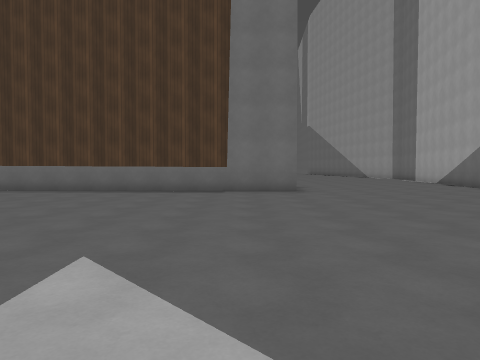
view 1 (above)

18 first-person views from a walk through a level from a Godot 3-D game. The camera is 1.3 m above the floor, tilts 2° down and sees 70° across. The floor is counted in squares, 2 m on a side. Each view is taken from the middle of a square. On the plan, view 1 faces up. The plan holds only what a view shows up to about 10 squares ahead; the rest is blank. The place goes on beyond the plan. Surface patterns are stand-ins for the level's own textures.

view 2
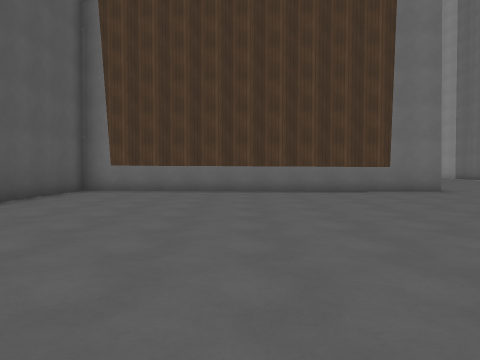

view 3
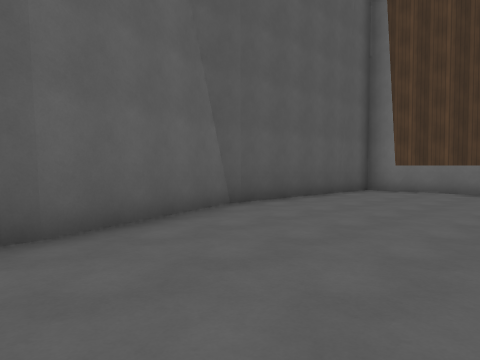

view 4
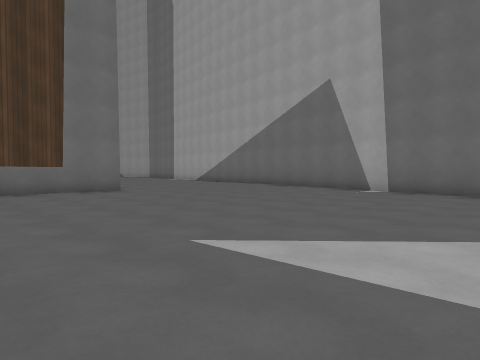

view 5
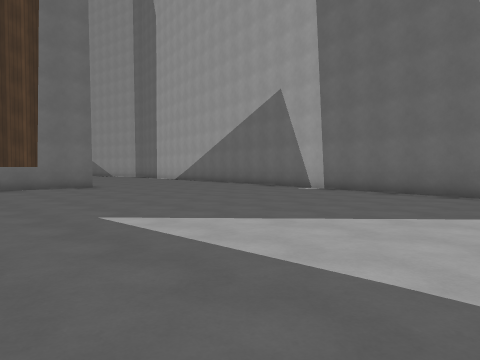

view 6
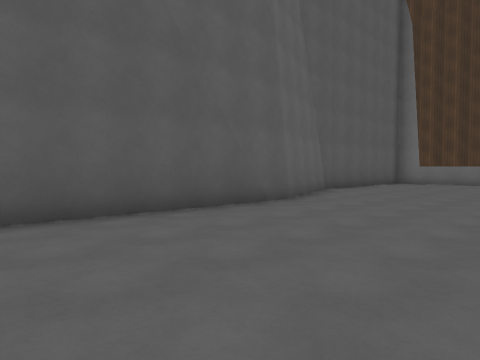

view 7
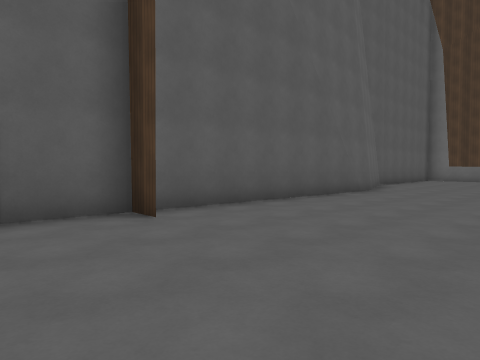

view 8
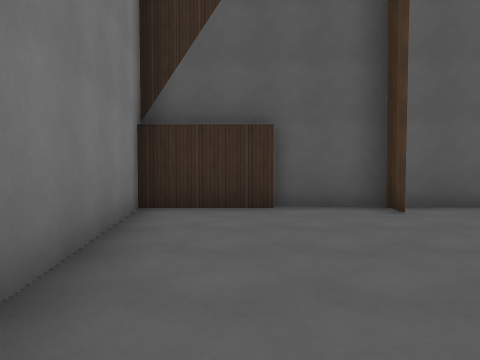

view 9
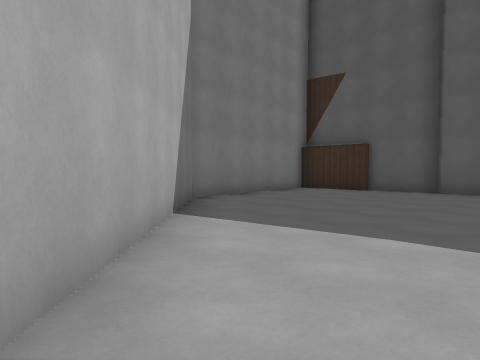

view 10
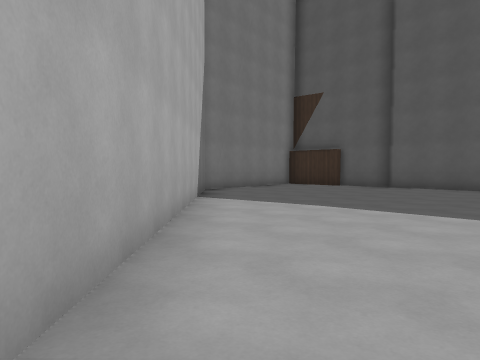

view 11
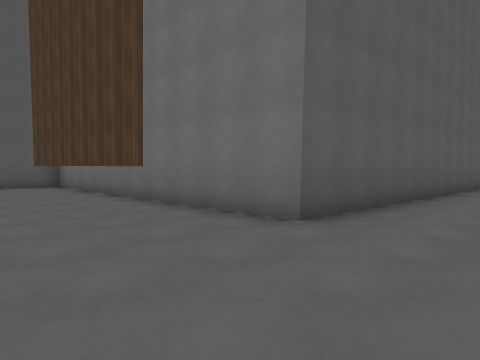

view 12
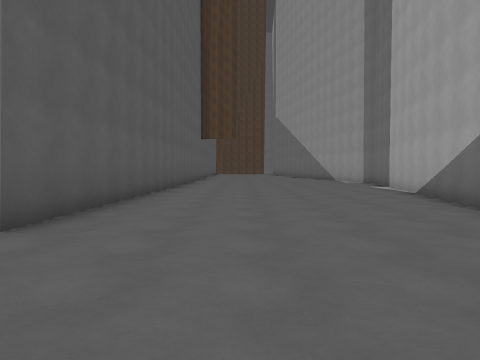

view 13
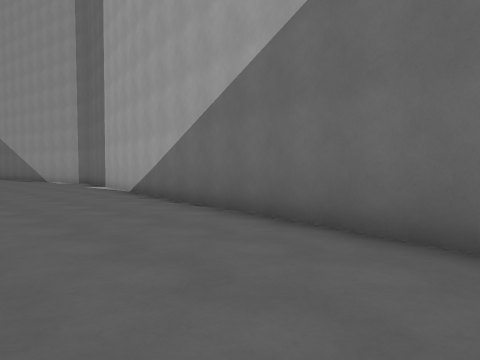

view 14
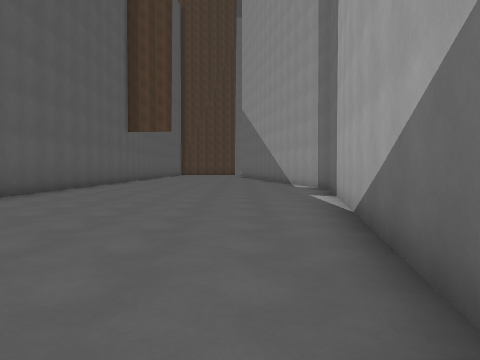

view 15
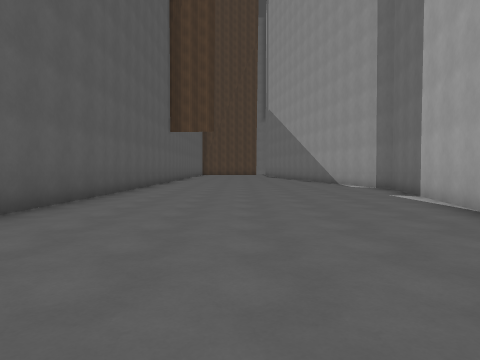

view 16
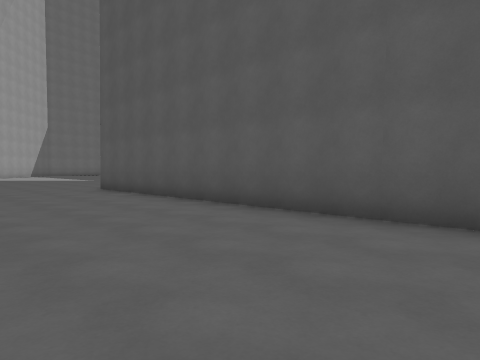

view 17
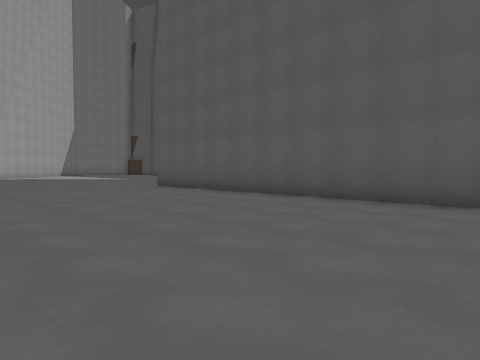

view 18
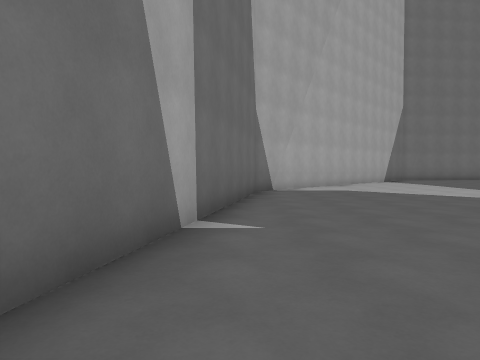

### Floor plan
Points are (right, up) in squares from view 1. A wall is a line through its corners. A room is listed if a view was taken in it or the views show most of it. See-through windows are left out.
Room 1 (views 1, 2, 3, 4, 5, 6, 7, 8, 9, 10, 11, 12, 13, 14, 15, 16, 17, 18)
walls: (-0.2, 8.4) (-7.3, 8.8); (4.9, -2.1) (5.5, -1.4) (9.7, 20.1); (-8.7, 4.4) (-7.4, 0.8) (-7.4, -0.4); (-7.4, 0) (-7.8, -8.5); (-6.9, -6.6) (-7.8, -6.6); (1.8, 20.1) (1.6, 9.5) (-8.5, 9.9) (-8.6, 4.1); (-7.5, -8.4) (-7.6, -10.7) (-2.5, -10) (3.8, -3.3)

Positions as (right, up) in squares from view 1, and headings:
1: (0, 0), facing up
2: (-4, 0), facing up
3: (-4, 0), facing up-left
4: (-3, 0), facing up-right
5: (-3, -2), facing up-right
6: (-3, -5), facing up-left
7: (-3, -9), facing up-left
8: (-2, -9), facing left
9: (2, -4), facing down-left
10: (4, -2), facing down-left
11: (4, 6), facing up-left
12: (4, 6), facing up
13: (4, 6), facing up-right
14: (7, 10), facing up
15: (5, 10), facing up
16: (6, 20), facing down-left
17: (8, 20), facing down-left
18: (6, 8), facing down
